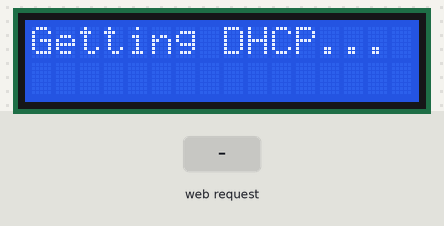
This sketch was run on a simulated Arduino Uno, built for the host (arithmetic inside an expression is 32-bit, double 64-bit). Parts: 16×2 character LCD. Wiring (inferred from the names in the program): 24Cxx EEPROM at I2C address 0x50. The test bench sets the inputs (shaded band). WiFi joins after 1.5 s; servers stay silent unless stated; EEPROM starts erased; what the sketch prints to the serial monitor is not drawn.

Above: at 0.1 s.
At 4.7 s:
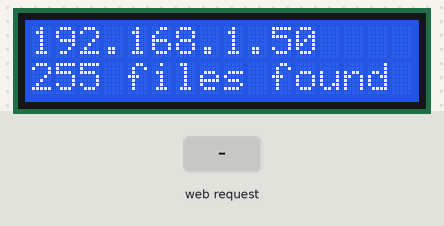
4.8 s: HTTP request GET /files received
Timing chart, 0 to 7.8 s (numbered marks = the images above; inputs shaded):
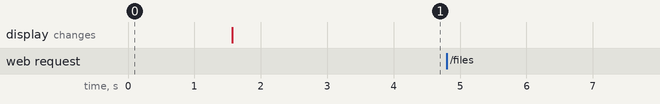

The sketch:

FSRead.ino
```cpp
#include <SPI.h>
#include <Ethernet.h>
#include <Wire.h>
#include <LiquidCrystal.h>
#include <I2C_eeprom.h>

#define k_MODE_Open 0
#define k_MODE_Pending 1
#define k_MODE_Writing 2
#define k_BlockSize 32

#define k_FileCountAddr 0
#define k_FileDirAddr k_FileCountAddr+1

#define BUFSIZE 100

#define DEBUG 1

const byte EEPROM_ID = 0x50;      // I2C address for 24LC256 EEPROM

// Enter a MAC address, IP address and Portnumber for your Server below.
// The IP address will be dependent on your local network:
byte mac[] = { 0xDE, 0xAD, 0xBE, 0xEF, 0xFE, 0xED };

// Initialize the Ethernet server library
// with the IP address and port you want to use
EthernetServer server(80);
I2C_eeprom ee(EEPROM_ID);
LiquidCrystal lcd(9, 8, 6, 5, 3, 2);

byte buffer[k_BlockSize];

struct FSBlock {
  word addr;
  word length;
  char name[28];
};

void writeBlock(EthernetClient& client, byte* data, word len) {
//  while (len-- > 0) {
//    client.write(*(data++));
//  }
  for (word i = 0; i < len; ++i) {
    client.write(data[i]);
    Serial.write(data[i]);
  }
}

struct FSBlock* findFile(const char* filename) {
  byte fCount = ee.readByte(k_FileCountAddr);
  FSBlock* block = new FSBlock;

  for (byte n = 0; n < fCount; ++n) {
    // First read the file descriptor
    int addr = k_FileDirAddr + (n * (k_BlockSize));
    ee.readBlock(addr, (byte*)block, k_BlockSize);
    Serial.print("Examining file: "); Serial.println(block->name);
    if (strcmp(block->name, filename) == 0) {
      // We found our file!
      Serial.println("File found!");
      return block;
    }
  }
  // We didn't find anything
  delete block;
  return NULL;
}

void writeFile(FSBlock* file, EthernetClient& client) {
  client.println("HTTP/1.1 200 OK");
  client.println("Content-Type: text/plain");
  client.println();
  byte block[k_BlockSize];

  Serial.print("Returning file: "); Serial.println(file->name);
  Serial.print("Size: "); Serial.println(file->length);
  Serial.print("Address: "); Serial.println(file->addr);

  // Loop over all blocks in the file
  for (word pos = 0; pos < file->length; pos += k_BlockSize) {
    // Calculate the absolute position on the chip
    word addr = pos + file->addr;
    // Calculate the length of the block to read; this will always be k_BlockSize
    // except on the last read. Read the block
    word len = min(file->length - pos, k_BlockSize);
    ee.readBlock(addr, block, len);

    writeBlock(client, block, len);
  }
}

void setup()
{
  // start the serial for debugging
  Serial.begin(115200);

  // start the LCD
  lcd.begin(16, 2);

  byte fCount = ee.readByte(k_FileCountAddr);
  Serial.print("Filesystem scanned; ");
  Serial.print((int)fCount);
  Serial.println(" files found");

  // start the Ethernet connection and the server:
  Serial.println("Fetching DHCP address....");
  lcd.print("Getting DHCP...");
  Ethernet.begin(mac);
  lcd.clear();
  lcd.print(Ethernet.localIP());

  lcd.setCursor(0, 1);
  lcd.print((int)fCount);
  lcd.print(" files found");

  for (byte n = 0; n < fCount; ++n) {
    // First read the file descriptor
    int addr = k_FileDirAddr + (n * (k_BlockSize));
    Serial.print("Reading from address: "); Serial.println(addr);
    ee.readBlock(addr, buffer, k_BlockSize);

    int fileAddr = *((int *)buffer);
    int fileSize = *((int *)(buffer+2));
    char* fileName = (char*)buffer+4;

    Serial.print("Name: ");
    Serial.print(fileName);
    Serial.print(", size: ");
    Serial.print(fileSize);
    Serial.print(" bytes, addr: ");
    Serial.println(fileAddr);
  }

  server.begin();
}

int address = 0;
int bufferOffset = 0;

void loop()
{
  char clientline[BUFSIZE];
  byte index = 0;

  EthernetClient client = server.available();
  if (client) {
    index = 0;

    while (client.connected()) {
      if (client.available()) {
        char c = client.read();
        if (c != '\n' && c != '\r' && index < BUFSIZE) {
          // Read 'til buffer is full or EOL
          clientline[index++] = c;
          continue;
        }
        Serial.println("Handling a request");

#if DEBUG
        Serial.print("client available bytes before flush: "); Serial.println(client.available());
        Serial.print("request = "); Serial.println(clientline);
#endif

        // Flush any remaining bytes from the client buffer
        client.flush();

#if DEBUG
        // Should be 0
        Serial.print("client available bytes after flush: "); Serial.println(client.available());
#endif

        String request = String(clientline);
        // Get the request method
        String method = request.substring(0, request.indexOf(' '));
        byte startIdx = request.indexOf('/');
        request = request.substring(startIdx, request.indexOf(' ', startIdx));

        request.toCharArray(clientline, BUFSIZE);

#if DEBUG
        // Should be 0
        Serial.print("Client method: "); Serial.println(method);
        Serial.print("Client request: "); Serial.println(clientline);
#endif

        char* slashPos = strchr(clientline+1, '/');
        char* firstSection = strtok(clientline, "/");
        Serial.print("section: "); Serial.println(firstSection);
        Serial.print("Slashpos: "); Serial.println(slashPos);
        if (strcmp(firstSection, "files") == 0 && slashPos != NULL) {
          char* filename = slashPos + 1;
          Serial.print("File request: "); Serial.println(filename);

          FSBlock* file = findFile(filename);
          if (file) {
            writeFile(file, client);
          }
        } else {
          Serial.println("Unknown request");
          client.println("HTTP/1.1 404 Not Found");
          client.println();
          client.print("Could not find ");
          client.println(clientline);
        }
      }
      delay(1);
      client.stop();
      while (client.status() != 0) { delay(5); }
    }
  }
}
```

Measured:
- after the input at 4.8 s, every drawn part: stays the same
